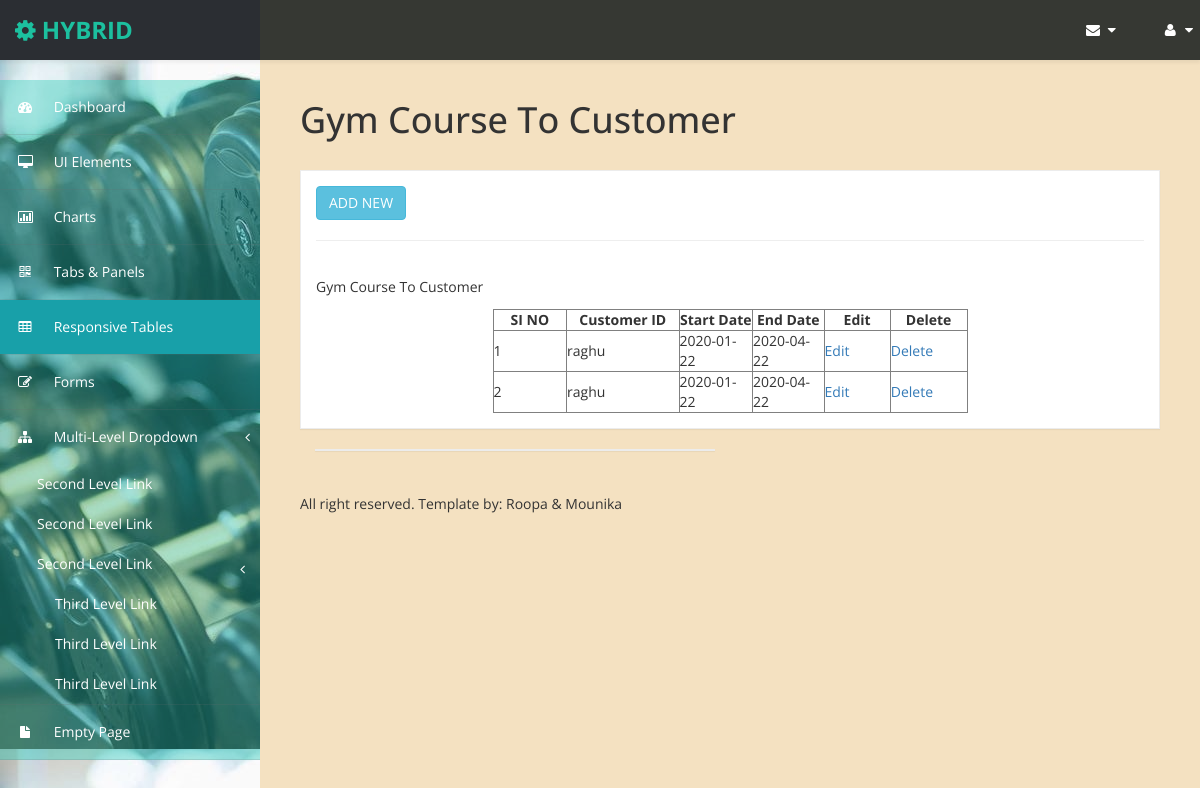
/code/gym_course_to_customer_view.php, run on the app's committed database.
### tables this page shows
CREATE TABLE `gym_course_to_customer` (
  `gym_course_to_customer_id` int(100) NOT NULL auto_increment,
  `customer_id` varchar(100) NOT NULL,
  `start_date` varchar(100) NOT NULL,
  `end_date` varchar(100) NOT NULL,
  PRIMARY KEY  (`gym_course_to_customer_id`)
);

CREATE TABLE `customer_details` (
  `customer_id` int(100) NOT NULL auto_increment,
  `customer_name` varchar(100) NOT NULL,
  `customer_address` varchar(100) NOT NULL,
  `customer_city` varchar(100) NOT NULL,
  `contact_number` varchar(100) NOT NULL,
  `email_id` varchar(100) NOT NULL,
  `image` varchar(400) NOT NULL,
  `weight` varchar(100) NOT NULL,
  `health_details` varchar(200) NOT NULL,
  `date_of_birth` varchar(100) NOT NULL,
  `gender` varchar(100) NOT NULL,
  `height` varchar(100) NOT NULL,
  PRIMARY KEY  (`customer_id`),
  KEY `customer_id` (`customer_id`)
);

### code/gym_course_to_customer_view.php (the view, shortened to what this page needs)
<!DOCTYPE HTML PUBLIC "-//W3C//DTD HTML 4.01 Transitional//EN" "http://www.w3.org/TR/html4/loose.dtd">
<html><!DOCTYPE html>
<html xmlns="http://www.w3.org/1999/xhtml">
<head>
<?php include('medatada.php');?>
<?php include('header.php');?>
<?php include('sidebar.php');?>
</head>
<body>
        <div id="page-wrapper" >
            <div id="page-inner">
			 <div class="row">
                    <div class="col-md-12">
                        <h1 class="page-header">
                            Gym Course To Customer
                        </h1>
                    </div>
                </div>
            <div class="row">
                <div class="col-md-12">
                    <div class="panel panel-default">
                        <div class="panel-heading">
                             <a href="gym_course_to_customer_form.php" class="btn btn-info">ADD NEW</a><hr>
                        </div>
                        <div class="panel-body">
                            <div class="table-responsive">
                                <table class="table table-striped table-bordered table-hover" id="dataTables-example">
                                    <thead>
                                        <tr>
<body>
<table width="475" height="92" border="1" align="center">
  <tr>
    <th width="70"><div align="center">SI NO </div></th>
    <th width="107"><div align="center">Customer ID </div></th>
    <th width="70"><div align="center">Start Date </div></th>
    <th width="68"><div align="center">End Date </div></th>
    <th width="63"><div align="center">Edit</div></th>
    <th width="73"><div align="center">Delete</div></th>
  </tr>
  <?php
  $sl=1;
  include('db_connect.php');
  $sql="select * from gym_course_to_customer gctc,customer_details cd where gctc.customer_id=cd.customer_id";
  $res=mysqli_query($conn,$sql);
  while($row=mysqli_fetch_array($res))
  {
  ?>
  <tr>
    <td><?php echo $sl++ ?></td>
    <td><?php echo $row['customer_name'];?></td>
	<td><?php echo $row['start_date'];?></td>
	<td><?php echo $row['end_date'];?></td>
   <td><a href="gym_course_to_customer_edit.php?gym_course_to_customer_id=<?php echo $row['gym_course_to_customer_id'];?>">Edit</a></td>
   <td><a href="gym_course_to_customer_delete.php?gym_course_to_customer_id=<?php echo $row['gym_course_to_customer_id'];?>">Delete</a></td>
  </tr>
  <?php
  }
  ?>
                                </table>
                            </div>
                        </div>
                    </div>
                <div class="col-md-6">
                    <div class="panel panel-default">
                    </div>
                </div>
            </div>
        </div>
             <?php include('footer.php');?>
</body>
</html>

### code/assets/css/custom-styles.css (style rules this page uses)
body { font-family: 'Open Sans', sans-serif; background: #32C2CD url(../img/bg-img.jpg) !important; }
#page-wrapper { padding: 15px 15px; min-height: 600px; background: #f4e1c1; }
#page-inner { width:100%; margin:10px 20px 10px 0px; background-color:transparent; padding:10px; min-height:1200px; }
h1, .h1, h2, .h2, h3, .h3 { margin-top: 7px; margin-bottom: -5px; }
.panel { border-radius:0px; }
#page-wrapper { position: relative; top: 55px; }
.page-header { padding-bottom: 9px; margin: 10px 0 20px; border-bottom: 1px solid transparent; text-align: left; }
.panel-default { border-color: #ECECEC; }
.panel-default > .panel-heading { color: #000; border-color: #FFF; font-weight:bold; background: #FFFFFF; font-size: 16px; padding: 15px 15px 0; }
.panel-heading { border-bottom: 1px solid transparent; border-top-left-radius: 3px; border-top-right-radius: 3px; }
@media (min-width:768px) { #page-wrapper { margin: 0 0 0 260px; padding: 15px 30px; min-height: 1200px; } }

### data on the page
gym_course_to_customer: customer.customer_name "raghu", start_date "2020-01-22", end_date "2020-04-22"
gym_course_to_customer: customer.customer_name "raghu", start_date "2020-01-22", end_date "2020-04-22"
